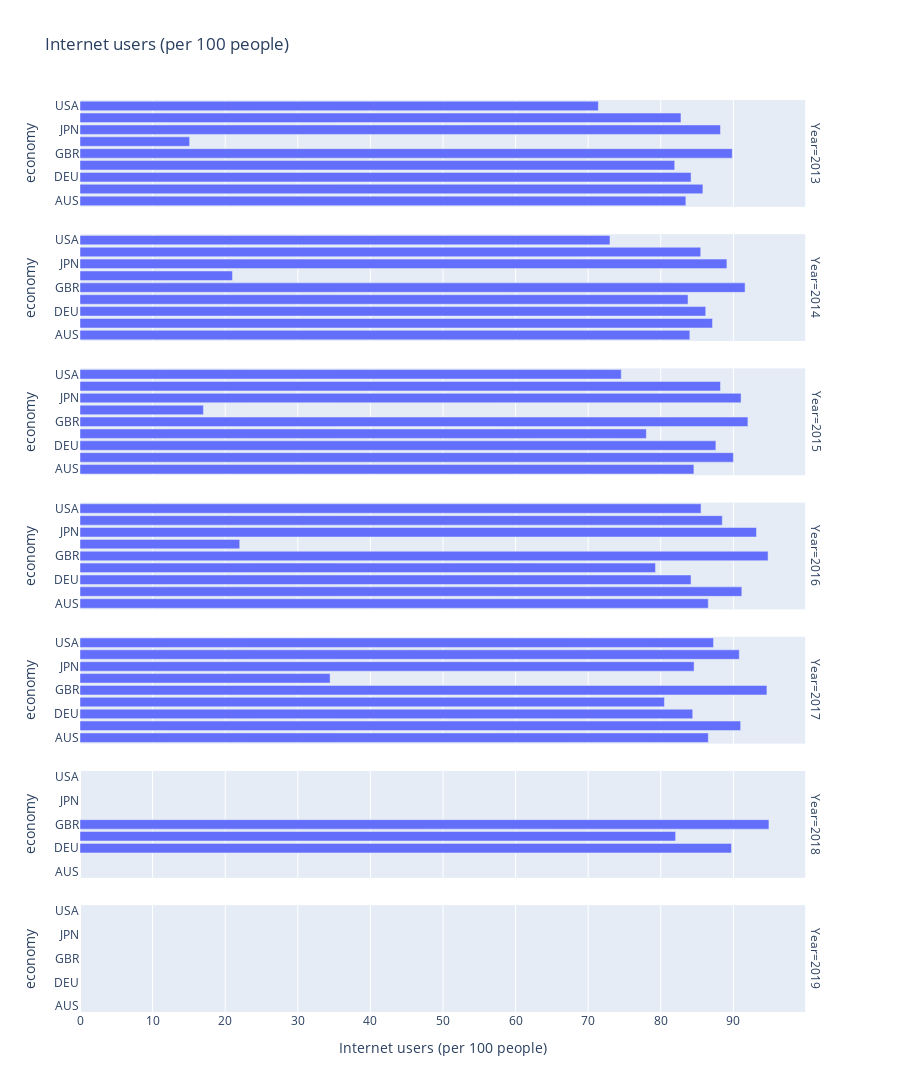

The code cell stored with this chart in its notebook:
### Code cell
fig = px.bar(data_frame=df1,y = 'economy',x='Internet users (per 100 people)',
             facet_row='Year',
             orientation='h',
             height=40*len(df1),
            title='Internet users (per 100 people)',
            hover_name='economy') 
fig

### Figure 1 — Plotly figure (JSON) as saved in the notebook; plotly's stock layout.template omitted (floating-point values rounded to 4 significant figures)
{"data": [{"alignmentgroup": "True", "hovertemplate": "<b>%{hovertext}</b><br><br>Year=2013<br>Internet users (per 100 people)=%{x}<br>economy=%{y}<extra></extra>", "hovertext": ["AUS", "CAN", "DEU", "FRA", "GBR", "IND", "JPN", "NZL", "USA"], "legendgroup": "", "marker": {"color": "#636efa"}, "name": "", "offsetgroup": "", "orientation": "h", "showlegend": false, "textposition": "auto", "type": "bar", "x": [83.45, 85.8, 84.17, 81.92, 89.84, 15.1, 88.22, 82.78, 71.4], "xaxis": "x7", "y": ["AUS", "CAN", "DEU", "FRA", "GBR", "IND", "JPN", "NZL", "USA"], "yaxis": "y7"}, {"alignmentgroup": "True", "hovertemplate": "<b>%{hovertext}</b><br><br>Year=2014<br>Internet users (per 100 people)=%{x}<br>economy=%{y}<extra></extra>", "hovertext": ["AUS", "CAN", "DEU", "FRA", "GBR", "IND", "JPN", "NZL", "USA"], "legendgroup": "", "marker": {"color": "#636efa"}, "name": "", "offsetgroup": "", "orientation": "h", "showlegend": false, "textposition": "auto", "type": "bar", "x": [84, 87.12, 86.19, 83.75, 91.61, 21, 89.11, 85.5, 73], "xaxis": "x6", "y": ["AUS", "CAN", "DEU", "FRA", "GBR", "IND", "JPN", "NZL", "USA"], "yaxis": "y6"}, {"alignmentgroup": "True", "hovertemplate": "<b>%{hovertext}</b><br><br>Year=2015<br>Internet users (per 100 people)=%{x}<br>economy=%{y}<extra></extra>", "hovertext": ["AUS", "CAN", "DEU", "FRA", "GBR", "IND", "JPN", "NZL", "USA"], "legendgroup": "", "marker": {"color": "#636efa"}, "name": "", "offsetgroup": "", "orientation": "h", "showlegend": false, "textposition": "auto", "type": "bar", "x": [84.56, 90, 87.59, 78.01, 92.0, 17, 91.06, 88.22, 74.55], "xaxis": "x5", "y": ["AUS", "CAN", "DEU", "FRA", "GBR", "IND", "JPN", "NZL", "USA"], "yaxis": "y5"}, {"alignmentgroup": "True", "hovertemplate": "<b>%{hovertext}</b><br><br>Year=2016<br>Internet users (per 100 people)=%{x}<br>economy=%{y}<extra></extra>", "hovertext": ["AUS", "CAN", "DEU", "FRA", "GBR", "IND", "JPN", "NZL", "USA"], "legendgroup": "", "marker": {"color": "#636efa"}, "name": "", "offsetgroup": "", "orientation": "h", "showlegend": false, "textposition": "auto", "type": "bar", "x": [86.54, 91.16, 84.17, 79.27, 94.78, 22, 93.18, 88.47, 85.54], "xaxis": "x4", "y": ["AUS", "CAN", "DEU", "FRA", "GBR", "IND", "JPN", "NZL", "USA"], "yaxis": "y4"}, {"alignmentgroup": "True", "hovertemplate": "<b>%{hovertext}</b><br><br>Year=2017<br>Internet users (per 100 people)=%{x}<br>economy=%{y}<extra></extra>", "hovertext": ["AUS", "CAN", "DEU", "FRA", "GBR", "IND", "JPN", "NZL", "USA"], "legendgroup": "", "marker": {"color": "#636efa"}, "name": "", "offsetgroup": "", "orientation": "h", "showlegend": false, "textposition": "auto", "type": "bar", "x": [86.55, 91, 84.4, 80.5, 94.62, 34.45, 84.59, 90.81, 87.27], "xaxis": "x3", "y": ["AUS", "CAN", "DEU", "FRA", "GBR", "IND", "JPN", "NZL", "USA"], "yaxis": "y3"}, {"alignmentgroup": "True", "hovertemplate": "<b>%{hovertext}</b><br><br>Year=2018<br>Internet users (per 100 people)=%{x}<br>economy=%{y}<extra></extra>", "hovertext": ["AUS", "CAN", "DEU", "FRA", "GBR", "IND", "JPN", "NZL", "USA"], "legendgroup": "", "marker": {"color": "#636efa"}, "name": "", "offsetgroup": "", "orientation": "h", "showlegend": false, "textposition": "auto", "type": "bar", "x": [null, null, 89.74, 82.04, 94.9, null, null, null, null], "xaxis": "x2", "y": ["AUS", "CAN", "DEU", "FRA", "GBR", "IND", "JPN", "NZL", "USA"], "yaxis": "y2"}, {"alignmentgroup": "True", "hovertemplate": "<b>%{hovertext}</b><br><br>Year=2019<br>Internet users (per 100 people)=%{x}<br>economy=%{y}<extra></extra>", "hovertext": ["AUS", "CAN", "DEU", "FRA", "GBR", "IND", "NZL"], "legendgroup": "", "marker": {"color": "#636efa"}, "name": "", "offsetgroup": "", "orientation": "h", "showlegend": false, "textposition": "auto", "type": "bar", "x": [null, null, null, null, null, null, null], "xaxis": "x", "y": ["AUS", "CAN", "DEU", "FRA", "GBR", "IND", "NZL"], "yaxis": "y"}], "layout": {"annotations": [{"font": {}, "showarrow": false, "text": "Year=2019", "textangle": 90, "x": 0.98, "xanchor": "left", "xref": "paper", "y": 0.05857, "yanchor": "middle", "yref": "paper"}, {"font": {}, "showarrow": false, "text": "Year=2018", "textangle": 90, "x": 0.98, "xanchor": "left", "xref": "paper", "y": 0.2057, "yanchor": "middle", "yref": "paper"}, {"font": {}, "showarrow": false, "text": "Year=2017", "textangle": 90, "x": 0.98, "xanchor": "left", "xref": "paper", "y": 0.3529, "yanchor": "middle", "yref": "paper"}, {"font": {}, "showarrow": false, "text": "Year=2016", "textangle": 90, "x": 0.98, "xanchor": "left", "xref": "paper", "y": 0.5, "yanchor": "middle", "yref": "paper"}, {"font": {}, "showarrow": false, "text": "Year=2015", "textangle": 90, "x": 0.98, "xanchor": "left", "xref": "paper", "y": 0.6471, "yanchor": "middle", "yref": "paper"}, {"font": {}, "showarrow": false, "text": "Year=2014", "textangle": 90, "x": 0.98, "xanchor": "left", "xref": "paper", "y": 0.7943, "yanchor": "middle", "yref": "paper"}, {"font": {}, "showarrow": false, "text": "Year=2013", "textangle": 90, "x": 0.98, "xanchor": "left", "xref": "paper", "y": 0.9414, "yanchor": "middle", "yref": "paper"}], "barmode": "relative", "height": 2440, "legend": {"tracegroupgap": 0}, "title": {"text": "Internet users (per 100 people)"}, "xaxis": {"anchor": "y", "domain": [0, 0.98], "title": {"text": "Internet users (per 100 people)"}}, "xaxis2": {"anchor": "y2", "domain": [0, 0.98], "matches": "x", "showticklabels": false}, "xaxis3": {"anchor": "y3", "domain": [0, 0.98], "matches": "x", "showticklabels": false}, "xaxis4": {"anchor": "y4", "domain": [0, 0.98], "matches": "x", "showticklabels": false}, "xaxis5": {"anchor": "y5", "domain": [0, 0.98], "matches": "x", "showticklabels": false}, "xaxis6": {"anchor": "y6", "domain": [0, 0.98], "matches": "x", "showticklabels": false}, "xaxis7": {"anchor": "y7", "domain": [0, 0.98], "matches": "x", "showticklabels": false}, "yaxis": {"anchor": "x", "domain": [0, 0.1171], "title": {"text": "economy"}}, "yaxis2": {"anchor": "x2", "domain": [0.1471, 0.2643], "matches": "y", "title": {"text": "economy"}}, "yaxis3": {"anchor": "x3", "domain": [0.2943, 0.4114], "matches": "y", "title": {"text": "economy"}}, "yaxis4": {"anchor": "x4", "domain": [0.4414, 0.5586], "matches": "y", "title": {"text": "economy"}}, "yaxis5": {"anchor": "x5", "domain": [0.5886, 0.7057], "matches": "y", "title": {"text": "economy"}}, "yaxis6": {"anchor": "x6", "domain": [0.7357, 0.8529], "matches": "y", "title": {"text": "economy"}}, "yaxis7": {"anchor": "x7", "domain": [0.8829, 1.0], "matches": "y", "title": {"text": "economy"}}}}
